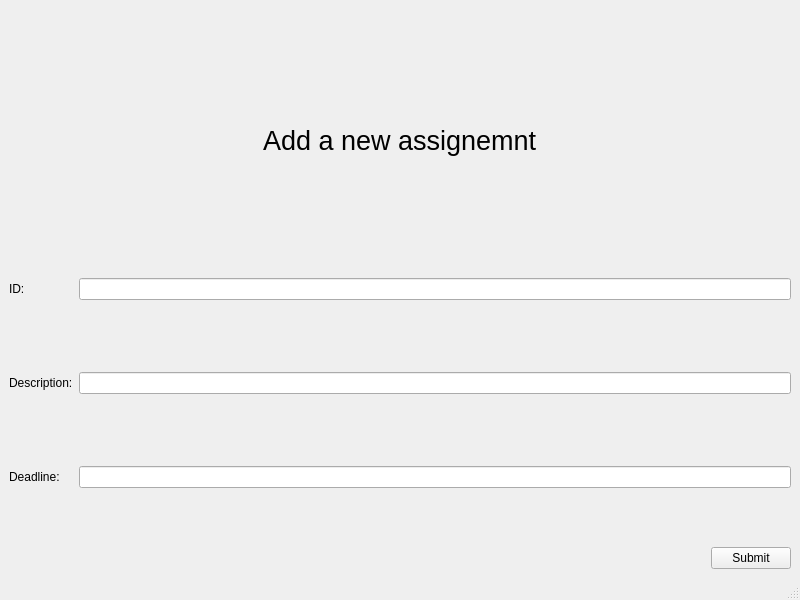
<?xml version="1.0" encoding="UTF-8"?>
<ui version="4.0">
 <class>MainWindow</class>
 <widget class="QMainWindow" name="MainWindow">
  <property name="geometry">
   <rect>
    <x>0</x>
    <y>0</y>
    <width>800</width>
    <height>600</height>
   </rect>
  </property>
  <property name="windowTitle">
   <string>MainWindow</string>
  </property>
  <widget class="QWidget" name="centralwidget">
   <layout class="QVBoxLayout" name="verticalLayout_4">
    <item>
     <layout class="QVBoxLayout" name="verticalLayout">
      <item alignment="Qt::AlignHCenter">
       <widget class="QLabel" name="label">
        <property name="font">
         <font>
          <pointsize>20</pointsize>
         </font>
        </property>
        <property name="text">
         <string>Add a new assignemnt</string>
        </property>
       </widget>
      </item>
     </layout>
    </item>
    <item>
     <layout class="QFormLayout" name="formLayout">
      <item row="0" column="0">
       <widget class="QLabel" name="label_2">
        <property name="text">
         <string>ID:</string>
        </property>
       </widget>
      </item>
      <item row="0" column="1">
       <widget class="QLineEdit" name="id_text">
        <property name="text">
         <string/>
        </property>
       </widget>
      </item>
      <item row="1" column="0">
       <spacer name="horizontalSpacer">
        <property name="orientation">
         <enum>Qt::Horizontal</enum>
        </property>
        <property name="sizeType">
         <enum>QSizePolicy::Fixed</enum>
        </property>
        <property name="sizeHint" stdset="0">
         <size>
          <width>40</width>
          <height>60</height>
         </size>
        </property>
       </spacer>
      </item>
      <item row="2" column="0">
       <widget class="QLabel" name="label_3">
        <property name="text">
         <string>Description:</string>
        </property>
       </widget>
      </item>
      <item row="2" column="1">
       <widget class="QLineEdit" name="name_text"/>
      </item>
      <item row="3" column="0">
       <spacer name="horizontalSpacer_2">
        <property name="orientation">
         <enum>Qt::Horizontal</enum>
        </property>
        <property name="sizeHint" stdset="0">
         <size>
          <width>40</width>
          <height>60</height>
         </size>
        </property>
       </spacer>
      </item>
      <item row="4" column="0">
       <widget class="QLabel" name="label_4">
        <property name="text">
         <string>Deadline: </string>
        </property>
       </widget>
      </item>
      <item row="4" column="1">
       <widget class="QLineEdit" name="group_text"/>
      </item>
     </layout>
    </item>
    <item>
     <layout class="QVBoxLayout" name="verticalLayout_3">
      <item alignment="Qt::AlignRight">
       <widget class="QPushButton" name="submit">
        <property name="text">
         <string>Submit</string>
        </property>
       </widget>
      </item>
     </layout>
    </item>
   </layout>
  </widget>
  <widget class="QMenuBar" name="menubar">
   <property name="geometry">
    <rect>
     <x>0</x>
     <y>0</y>
     <width>800</width>
     <height>22</height>
    </rect>
   </property>
  </widget>
  <widget class="QStatusBar" name="statusbar"/>
 </widget>
 <resources/>
 <connections/>
</ui>
